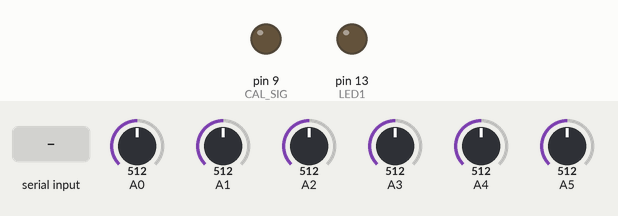
A sketch run on a simulated Arduino Uno, built with avr-gcc and run on an emulated ATmega328P. On the bench: output pins drawn as LEDs (lit = HIGH). Dashed ring = blinking. The inputs (shaded band) are chosen by the test bench; at power-on: A0 = 512, A1 = 512, A2 = 512, A3 = 512, A4 = 512, A5 = 512. What the sketch prints to the serial monitor is not drawn.

Above: at 1.0 s.
1.1 s: "1" received over Serial
At 1.25 s:
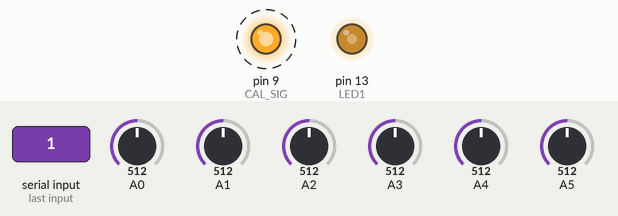
4.1 s: A0 set to 716
7.1 s: A1 set to 716
10.1 s: A2 set to 716
13.1 s: A3 set to 716
16.1 s: A4 set to 716
Timing chart, 0 to 20.1 s (numbered marks = the images above; inputs shaded):
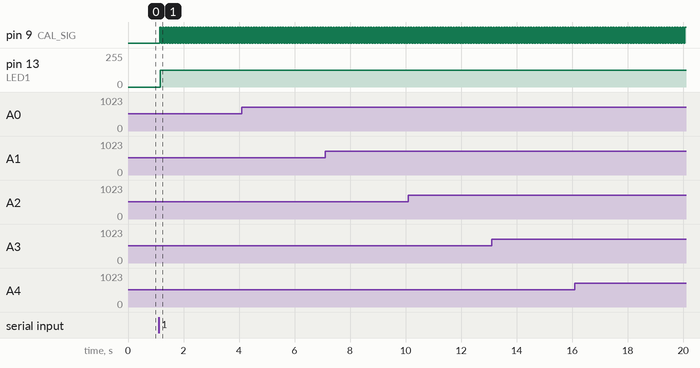

The sketch:

ReadEMGDemo.ino
```cpp
/**********************************************************/
/* Demo program for:                                      */
/*    Board: SHIELD-EKG/EMG + Olimexino328                */
/*  Manufacture: OLIMEX                                   */
/*  COPYRIGHT (C) 2012                                    */
/*  Designed by:  Penko Todorov Bozhkov                   */
/*   Module Name:   Sketch                                */
/*   File   Name:   ShieldEkgEmgDemo.ino                  */
/*   Revision:  Rev.A                                     */
/*    -> Added is suppport for all Arduino boards.        */
/*       This code could be recompiled for all of them!   */
/*   Date: 19.12.2012                                     */
/*   Built with Arduino C/C++ Compiler, version: 1.0.3    */
/**********************************************************/
/**********************************************************
Purpose of this programme is to give you an easy way to
connect Olimexino328 to ElectricGuru(TM), see:
https://www.olimex.com/Products/EEG/OpenEEG/EEG-SMT/resources/ElecGuru40.zip
where you'll be able to observe yours own EKG or EMG signal.
It is based on:
***********************************************************
* ModularEEG firmware for one-way transmission, v0.5.4-p2
* Copyright (c) 2002-2003, Joerg Hansmann, Jim Peters, Andreas Robinson
* License: GNU General Public License (GPL) v2
***********************************************************
For proper communication packet format given below have to be supported:
///////////////////////////////////////////////
////////// Packet Format Version 2 ////////////
///////////////////////////////////////////////
// 17-byte packets are transmitted from Olimexino328 at 256Hz,
// using 1 start bit, 8 data bits, 1 stop bit, no parity, 57600 bits per second.

// Minimial transmission speed is 256Hz * sizeof(Olimexino328_packet) * 10 = 43520 bps.

struct Olimexino328_packet
{
  uint8_t	sync0;		// = 0xa5
  uint8_t	sync1;		// = 0x5a
  uint8_t	version;	// = 2 (packet version)
  uint8_t	count;		// packet counter. Increases by 1 each packet.
  uint16_t	data[6];	// 10-bit sample (= 0 - 1023) in big endian (Motorola) format.
  uint8_t	switches;	// State of PD5 to PD2, in bits 3 to 0.
};
*/
/**********************************************************/
#include <compat/deprecated.h>
#include <FlexiTimer2.h>
//#include <Servo.h>

//Servo myservo;
//int pos = 0;

//http://www.arduino.cc/playground/Main/FlexiTimer2

// All definitions
#define NUMCHANNELS 6
#define HEADERLEN 4
#define PACKETLEN (NUMCHANNELS * 2 + HEADERLEN + 1)
#define SAMPFREQ 256                      // ADC sampling rate 256
#define TIMER2VAL (1024/(SAMPFREQ))       // Set 256Hz sampling frequency
#define LED1  13
#define CAL_SIG 9

// Global constants and variables
volatile unsigned char TXBuf[PACKETLEN];  //The transmission packet
volatile unsigned char TXIndex;           //Next byte to write in the transmission packet.
volatile unsigned char CurrentCh;         //Current channel being sampled.
volatile unsigned char counter = 0;	  //Additional divider used to generate CAL_SIG
volatile unsigned int ADC_Value = 0;	  //ADC current value

//~~~~~~~~~~
// Functions
//~~~~~~~~~~

/****************************************************/
/*  Function name: Toggle_LED1                      */
/*  Parameters                                      */
/*    Input   :  No	                            */
/*    Output  :  No                                 */
/*    Action: Switches-over LED1.                   */
/****************************************************/
void Toggle_LED1(void){

 if((digitalRead(LED1))==HIGH){ digitalWrite(LED1,LOW); }
 else{ digitalWrite(LED1,HIGH); }

}

/****************************************************/
/*  Function name: toggle_GAL_SIG                   */
/*  Parameters                                      */
/*    Input   :  No	                            */
/*    Output  :  No                                 */
/*    Action: Switches-over GAL_SIG.                */
/****************************************************/
void toggle_GAL_SIG(void){

 if(digitalRead(CAL_SIG) == HIGH){ digitalWrite(CAL_SIG, LOW); }
 else{ digitalWrite(CAL_SIG, HIGH); }

}


/****************************************************/
/*  Function name: setup                            */
/*  Parameters                                      */
/*    Input   :  No	                            */
/*    Output  :  No                                 */
/*    Action: Initializes all peripherals           */
/****************************************************/
void setup() {


 // Serial Port
 //Serial.begin(57600);
  Serial.begin(115200);

  //myservo.attach(10);

 establishContact();
 //Set speed to 57600 bps

 noInterrupts();  // Disable all interrupts before initialization

 // LED1
 pinMode(LED1, OUTPUT);  //Setup LED1 direction
// digitalWrite(LED1,LOW); //Setup LED1 state
 pinMode(CAL_SIG, OUTPUT);

 //Write packet header and footer
 TXBuf[0] = 0xa5;    //Sync 0
 TXBuf[1] = 0x5a;    //Sync 1
 TXBuf[2] = 2;       //Protocol version
 TXBuf[3] = 0;       //Packet counter
 TXBuf[4] = 0x02;    //CH1 High Byte
 TXBuf[5] = 0x00;    //CH1 Low Byte
 TXBuf[6] = 0x02;    //CH2 High Byte
 TXBuf[7] = 0x00;    //CH2 Low Byte
 TXBuf[8] = 0x02;    //CH3 High Byte
 TXBuf[9] = 0x00;    //CH3 Low Byte
 TXBuf[10] = 0x02;   //CH4 High Byte
 TXBuf[11] = 0x00;   //CH4 Low Byte
 TXBuf[12] = 0x02;   //CH5 High Byte
 TXBuf[13] = 0x00;   //CH5 Low Byte
 TXBuf[14] = 0x02;   //CH6 High Byte
 TXBuf[15] = 0x00;   //CH6 Low Byte
 TXBuf[2 * NUMCHANNELS + HEADERLEN] =  0x01;	// Switches state

 // Timer2
 // Timer2 is used to setup the analag channels sampling frequency and packet update.
 // Whenever interrupt occures, the current read packet is sent to the PC
 // In addition the CAL_SIG is generated as well, so Timer1 is not required in this case!
 FlexiTimer2::set(TIMER2VAL, Timer2_Overflow_ISR);
 FlexiTimer2::start();


 // MCU sleep mode = idle.
 //outb(MCUCR,(inp(MCUCR) | (1<<SE)) & (~(1<<SM0) | ~(1<<SM1) | ~(1<<SM2)));

 interrupts();  // Enable all interrupts after initialization has been completed
}

void establishContact() {
  while (Serial.available() <= 0) {
    Serial.print('A');   // send a capital
    delay(100);
  }
}


/****************************************************/
/*  Function name: Timer2_Overflow_ISR              */
/*  Parameters                                      */
/*    Input   :  No	                            */
/*    Output  :  No                                 */
/*    Action: Determines ADC sampling frequency.    */
/****************************************************/
void Timer2_Overflow_ISR()
{
  // Toggle LED1 with ADC sampling frequency /2
  Toggle_LED1();

  //Read the 6 ADC inputs and store current values in Packet
  for(CurrentCh=0;CurrentCh<6;CurrentCh++){
    ADC_Value = analogRead(CurrentCh);
    TXBuf[((2*CurrentCh) + HEADERLEN)] = ((unsigned char)((ADC_Value & 0xFF00) >> 8));	// Write High Byte
    TXBuf[((2*CurrentCh) + HEADERLEN + 1)] = ((unsigned char)(ADC_Value & 0x00FF));	// Write Low Byte
  }

  // Send Packet
  for(TXIndex=0;TXIndex<17;TXIndex++){
    Serial.write(TXBuf[TXIndex]);
  }

  // Increment the packet counter
  TXBuf[3]++;

  // Generate the CAL_SIGnal
  counter++;		// increment the devider counter
  if(counter == 12){	// 250/12/2 = 10.4Hz ->Toggle frequency
    counter = 0;
    toggle_GAL_SIG();	// Generate CAL signal with frequ ~10Hz
  }
}


/****************************************************/
/*  Function name: loop                             */
/*  Parameters                                      */
/*    Input   :  No	                            */
/*    Output  :  No                                 */
/*    Action: Puts MCU into sleep mode.             */
/****************************************************/
void loop() {
__asm__ __volatile__ ("sleep");

 // if (Serial.available() > 0) {
  //  pos = Serial.read();
  //  if (pos != -1) {
   //   myservo.write(pos);
   //   delay(100);
   // }
  //}

}
```

Measured:
- after the input at 1.1 s, pin 9 (CAL_SIG): alternates HIGH for 0.05 s and LOW for 0.05 s, starting after 0.05 s; pin 13 (LED1): 0/255 → 127/255 after 0.06 s
